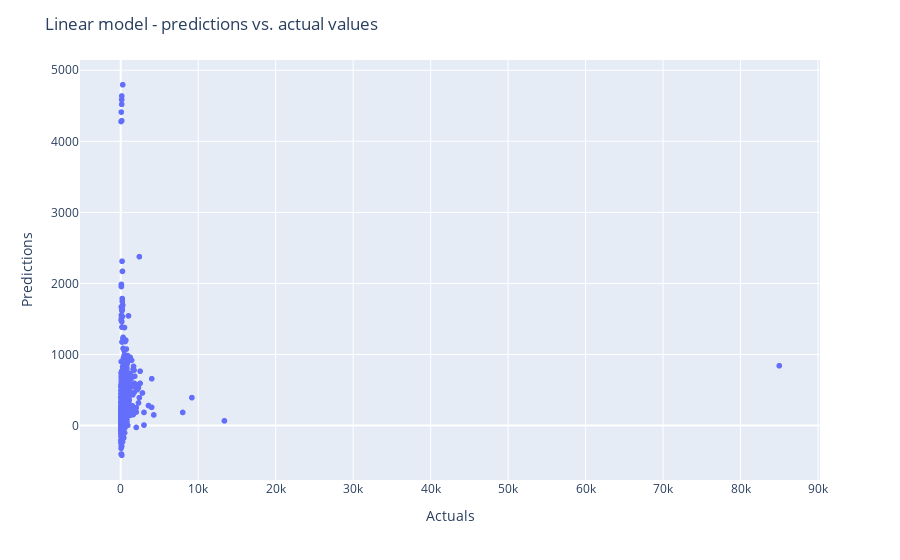

This figure's notebook cell:
### Code cell
# let's plot the predictions vs. the actual values
fig = px.scatter(x=y_test, 
                y=y_pred_test      
                )
fig.update_layout(
    title='Linear model - predictions vs. actual values',
    xaxis_title="Actuals",
    yaxis_title="Predictions"
)

### Figure 1 — Plotly figure (JSON) as saved in the notebook; plotly's stock layout.template omitted (floating-point values rounded to 4 significant figures; data arrays with more than 128 entries replaced by an {"elided": "..."} marker saying what was removed)
{"data": [{"hovertemplate": "x=%{x}<br>y=%{y}<extra></extra>", "legendgroup": "", "marker": {"color": "#636efa", "symbol": "circle"}, "mode": "markers", "name": "", "showlegend": false, "type": "scattergl", "x": {"elided": "4637 int values"}, "xaxis": "x", "y": {"elided": "4637 float values"}, "yaxis": "y"}], "layout": {"legend": {"tracegroupgap": 0}, "margin": {"t": 60}, "title": {"text": "Linear model - predictions vs. actual values"}, "xaxis": {"anchor": "y", "domain": [0, 1], "title": {"text": "Actuals"}}, "yaxis": {"anchor": "x", "domain": [0, 1], "title": {"text": "Predictions"}}}}
